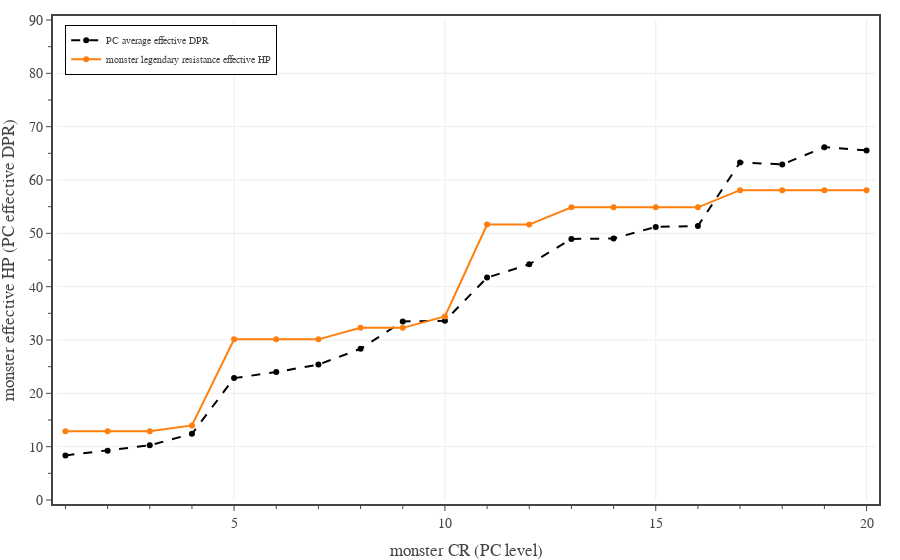
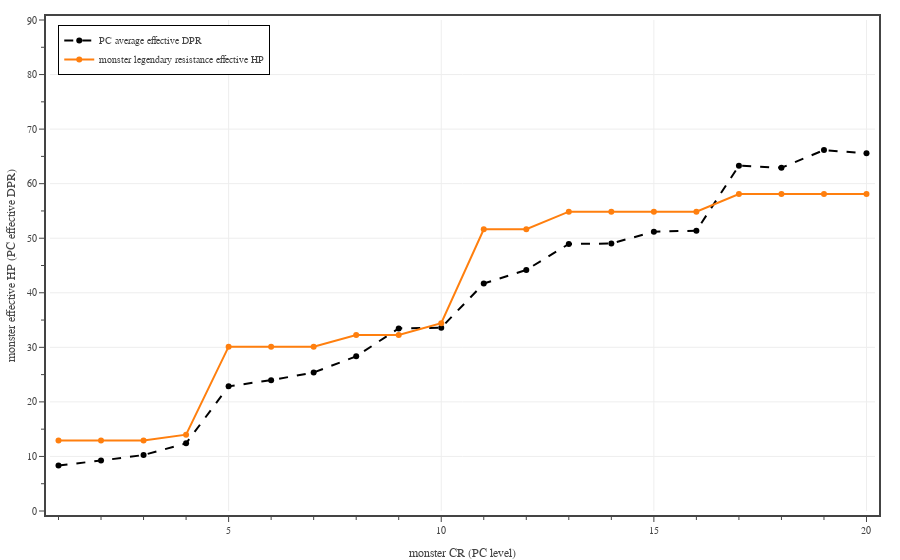

The code cell stored with these charts, in order, in its notebook:
### Code cell
# Plots eDPR for each class, calculated for a full adventuring day with Medium encounters and two short rests.
encounter_difficulty = 'Medium'
pc_data_file = f'../../_classes/xp-and-player-characters/pc data - {encounter_difficulty} 2 short rests.txt'

with open(pc_data_file, 'r') as fin:
    pc_data = json.load(fin)

levels = np.array(range(1,21,1))

fig = go.Figure()

eDPRmean = np.zeros(20)
for pc in PC_CLASSES:
    eDPRmean += np.array(pc_data[pc]['effective damage per round mean'])

eDPRmean /= len(PC_CLASSES)
fig.add_trace(go.Scatter(
    x=levels, 
    y=eDPRmean,
    mode='lines+markers', 
    line=dict(color='black', dash='dash'),
    unselected=dict(marker=dict(opacity=0.0)),
    name='PC average effective DPR',
    hovertemplate = '<b>PC Level</b> %{x}<br>'
        + '<b>eDPR</b> %{y:.1f}'
        + '<extra></extra>',
))

dfD1 = dfD[dfD['CR'].between(1, 20)]

fig.add_trace(go.Scatter(
    x=dfD1['CR'], 
    y=dfD1['Legendary Resistance eHP'],
    mode='lines+markers', 
    unselected=dict(marker=dict(opacity=0.0)),
    name='monster legendary resistance effective HP',
    hovertemplate = '<b>Monster CR</b> %{x}<br>'
        + '<b>eHP</b> %{y:.1f}'
        + '<extra></extra>',
))

# save large format figure
fig.update_layout(
    template=TFB_TEMPLATE,
    xaxis=dict(
        title_text='monster CR (PC level)',
        range=[0.8, 20.2],
        tick0=0, dtick=5,
        minor=dict(tick0=0, dtick=1),
    ),
    yaxis=dict(
        title_text='monster effective HP (PC effective DPR)',
        range=[0, 90],
        tick0=0, dtick=10,
        minor=dict(tick0=0, dtick=5),
    ),
    legend=dict(
        yanchor='top',  y=0.99,
        xanchor='left', x=0.01,
    )
)

fig.show(config=TFB_CONFIG)
if SAVEFIGS:
    file_name = f'./fig-pcs-encounter-edpr-legendary-resistance-vs-level-{encounter_difficulty.lower()}-adventuring-days-large.html'
    fig.write_html(
        file_name, 
        include_plotlyjs=False, 
        full_html=False, 
        config=TFB_CONFIG
    )
    # add style to figure
    with open(file_name, 'r') as fin:
        fig_soup = BeautifulSoup(fin, 'html.parser')

    fig_soup.div['class'] = 'plotly-div-large'
    #fig_soup.div['style'] = 'aspect-ratio: 600/500;'
    with open(file_name, 'wb') as fout:
        fout.write(fig_soup.prettify('utf-8'))

# save small format figure
fig.update_layout(
    font=dict(size=10),
    legend=dict(font=dict(size=10)),
)

fig.show(config=TFB_CONFIG)
if SAVEFIGS:
    file_name = f'./fig-pcs-encounter-edpr-legendary-resistance-vs-level-{encounter_difficulty.lower()}-adventuring-days-small.html'
    fig.write_html(
        file_name, 
        include_plotlyjs=False, 
        full_html=False, 
        config=TFB_CONFIG
    )
    # add style to figure
    with open(file_name, 'r') as fin:
        fig_soup = BeautifulSoup(fin, 'html.parser')

    fig_soup.div['class'] = 'plotly-div-small'
    #fig_soup.div['style'] = 'aspect-ratio: 600/500;'
    with open(file_name, 'wb') as fout:
        fout.write(fig_soup.prettify('utf-8'))

### Figure 1 — Plotly figure (JSON) as saved in the notebook; plotly's stock layout.template omitted (floating-point values rounded to 4 significant figures)
{"data": [{"hovertemplate": "<b>PC Level</b> %{x}<br><b>eDPR</b> %{y:.1f}<extra></extra>", "line": {"color": "black", "dash": "dash"}, "mode": "lines+markers", "name": "PC average effective DPR", "type": "scatter", "unselected": {"marker": {"opacity": 0}}, "x": [1, 2, 3, 4, 5, 6, 7, 8, 9, 10, 11, 12, 13, 14, 15, 16, 17, 18, 19, 20], "y": [8.356, 9.241, 10.26, 12.4, 22.85, 23.99, 25.39, 28.35, 33.47, 33.59, 41.7, 44.19, 48.95, 49.03, 51.2, 51.38, 63.3, 62.92, 66.15, 65.55]}, {"hovertemplate": "<b>Monster CR</b> %{x}<br><b>eHP</b> %{y:.1f}<extra></extra>", "mode": "lines+markers", "name": "monster legendary resistance effective HP", "type": "scatter", "unselected": {"marker": {"opacity": 0}}, "x": [1, 2, 3, 4, 5, 6, 7, 8, 9, 10, 11, 12, 13, 14, 15, 16, 17, 18, 19, 20], "y": [12.91, 12.91, 12.91, 13.99, 30.12, 30.12, 30.12, 32.27, 32.27, 34.43, 51.64, 51.64, 54.87, 54.87, 54.87, 54.87, 58.09, 58.09, 58.09, 58.09]}], "layout": {"legend": {"x": 0.01, "xanchor": "left", "y": 0.99, "yanchor": "top"}, "xaxis": {"dtick": 5, "minor": {"dtick": 1, "tick0": 0}, "range": [0.8, 20.2], "tick0": 0, "title": {"text": "monster CR (PC level)"}}, "yaxis": {"dtick": 10, "minor": {"dtick": 5, "tick0": 0}, "range": [0, 90], "tick0": 0, "title": {"text": "monster effective HP (PC effective DPR)"}}}}

### Figure 2 — Plotly figure (JSON) as saved in the notebook; plotly's stock layout.template omitted (floating-point values rounded to 4 significant figures)
{"data": [{"hovertemplate": "<b>PC Level</b> %{x}<br><b>eDPR</b> %{y:.1f}<extra></extra>", "line": {"color": "black", "dash": "dash"}, "mode": "lines+markers", "name": "PC average effective DPR", "type": "scatter", "unselected": {"marker": {"opacity": 0}}, "x": [1, 2, 3, 4, 5, 6, 7, 8, 9, 10, 11, 12, 13, 14, 15, 16, 17, 18, 19, 20], "y": [8.356, 9.241, 10.26, 12.4, 22.85, 23.99, 25.39, 28.35, 33.47, 33.59, 41.7, 44.19, 48.95, 49.03, 51.2, 51.38, 63.3, 62.92, 66.15, 65.55]}, {"hovertemplate": "<b>Monster CR</b> %{x}<br><b>eHP</b> %{y:.1f}<extra></extra>", "mode": "lines+markers", "name": "monster legendary resistance effective HP", "type": "scatter", "unselected": {"marker": {"opacity": 0}}, "x": [1, 2, 3, 4, 5, 6, 7, 8, 9, 10, 11, 12, 13, 14, 15, 16, 17, 18, 19, 20], "y": [12.91, 12.91, 12.91, 13.99, 30.12, 30.12, 30.12, 32.27, 32.27, 34.43, 51.64, 51.64, 54.87, 54.87, 54.87, 54.87, 58.09, 58.09, 58.09, 58.09]}], "layout": {"font": {"size": 10}, "legend": {"font": {"size": 10}, "x": 0.01, "xanchor": "left", "y": 0.99, "yanchor": "top"}, "xaxis": {"dtick": 5, "minor": {"dtick": 1, "tick0": 0}, "range": [0.8, 20.2], "tick0": 0, "title": {"text": "monster CR (PC level)"}}, "yaxis": {"dtick": 10, "minor": {"dtick": 5, "tick0": 0}, "range": [0, 90], "tick0": 0, "title": {"text": "monster effective HP (PC effective DPR)"}}}}
